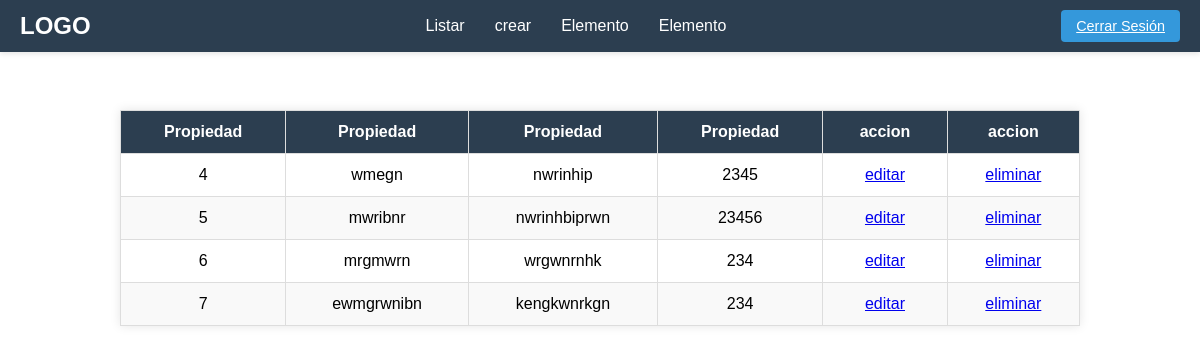
/listar/ (signed in), run on an earlier commit of the app's database.
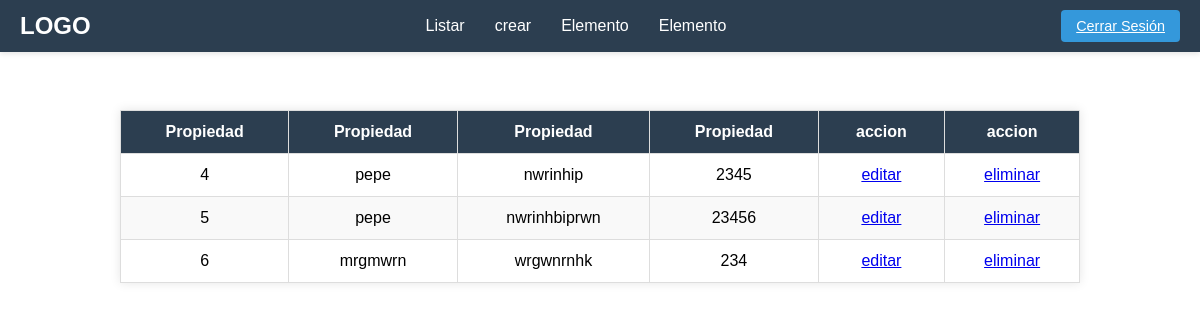
And on a later commit of the database.
### pepe/models.py (models this page shows)
class libro (models.Model):
    titulo = models.TextField(max_length=50)
    descripcion = models.TextField()
    precio = models.IntegerField()

### pepe/views.py (the view)
# urls.py: path('listar/', views.listar, name='listar'),
@login_required
def listar(request):
    libros = libro.objects.all()
    if libro is not None:
        return render(request,"all_elements.html", {"libros": libros} )
    return render(request,"all_elements.html")

### pepe/templates/all_elements.html (shortened to what this page needs)
 {% extends 'base.html' %}
{% load static %}
{% block content %}
<link rel="stylesheet" href="{% static 'listar.css' %}">
    <table style="margin: auto; margin-top: 50px;">
        <thead>
            <th>Propiedad</th>
            <th>Propiedad</th>
            <th>Propiedad</th>
            <th>Propiedad</th>
            <th>accion</th>
            <th>accion</th>
        </thead>
        <tbody>
           {% for x in libros %}
            <tr>
                <td>{{x.id}}</td>
                <td>{{x.titulo}}</td>
                <td>{{x.descripcion}}</td>
                <td>{{x.precio}}</td>
                <td><a href="/editar/{{ x.id }}/">editar</a></td>
                <td><a href="/eliminar/{{x.id}}/">eliminar</a></td>
            </tr>
            {% endfor %}
        </tbody>
    </table>
{%endblock%}

### pepe/templates/base.html (shortened to what this page needs)
{% load static %}
<!DOCTYPE html>
<html lang="en">
<head>
</head>
<body>
{% include 'navbar.html' %}
{% block content %}{% endblock %}
</body>
</html>

### pepe/templates/navbar.html (shortened to what this page needs)
    {% load static %}
<link rel="stylesheet" href="{% static 'navbar.css' %}">
    <nav class="navbar" >
        <div class="logo">LOGO</div>
        <ul class="nav-links">
            <li><a href="/listar">Listar</a></li>
            <li><a href="/crear">crear</a></li>
            <li><a href="#">Elemento</a></li>
            <li><a href="#">Elemento</a></li>
        </ul>
        <a class="login-btn" href="/logout">Cerrar Sesión</a>
    </nav>

### pepe/static/navbar.css (style rules this page uses)
* { margin: 0; padding: 0; box-sizing: border-box; font-family: 'Arial', sans-serif; }
body { padding-top: 60px; }
.navbar { background-color: #2c3e50; position: fixed; top: 0; width: 100%; display: flex; justify-content: space-between; align-items: center; padding: 10px 20px; box-shadow: 0 2px 5px rgba(0, 0, 0, 0.1); }
.logo { color: white; font-weight: bold; font-size: 1.5rem; }
.nav-links { display: flex; list-style: none; }
.nav-links li { margin: 0 15px; }
.nav-links a { color: white; text-decoration: none; font-size: 1rem; transition: color 0.3s; }
.login-btn { background-color: #3498db; color: white; border: none; padding: 8px 15px; border-radius: 4px; cursor: pointer; font-size: 0.9rem; transition: background-color 0.3s; }

### pepe/static/listar.css (style rules this page uses)
table { width: 80%; margin: 50px auto; border-collapse: collapse; background-color: #ffffff; box-shadow: 0 0 10px rgba(0, 0, 0, 0.1); }
th, td { padding: 12px 16px; border: 1px solid #ddd; text-align: center; }
th { background-color: #2c3e50; color: white; font-weight: bold; }
tr:nth-child(even) { background-color: #f9f9f9; }

What changed in the data, as far as the page shows it:
removed libro: id "7", titulo "ewmgrwnibn", descripcion "kengkwnrkgn", precio "234"
changed libro "nwrinhip": titulo "wmegn" → "pepe"
changed libro "nwrinhbiprwn": titulo "mwribnr" → "pepe"
